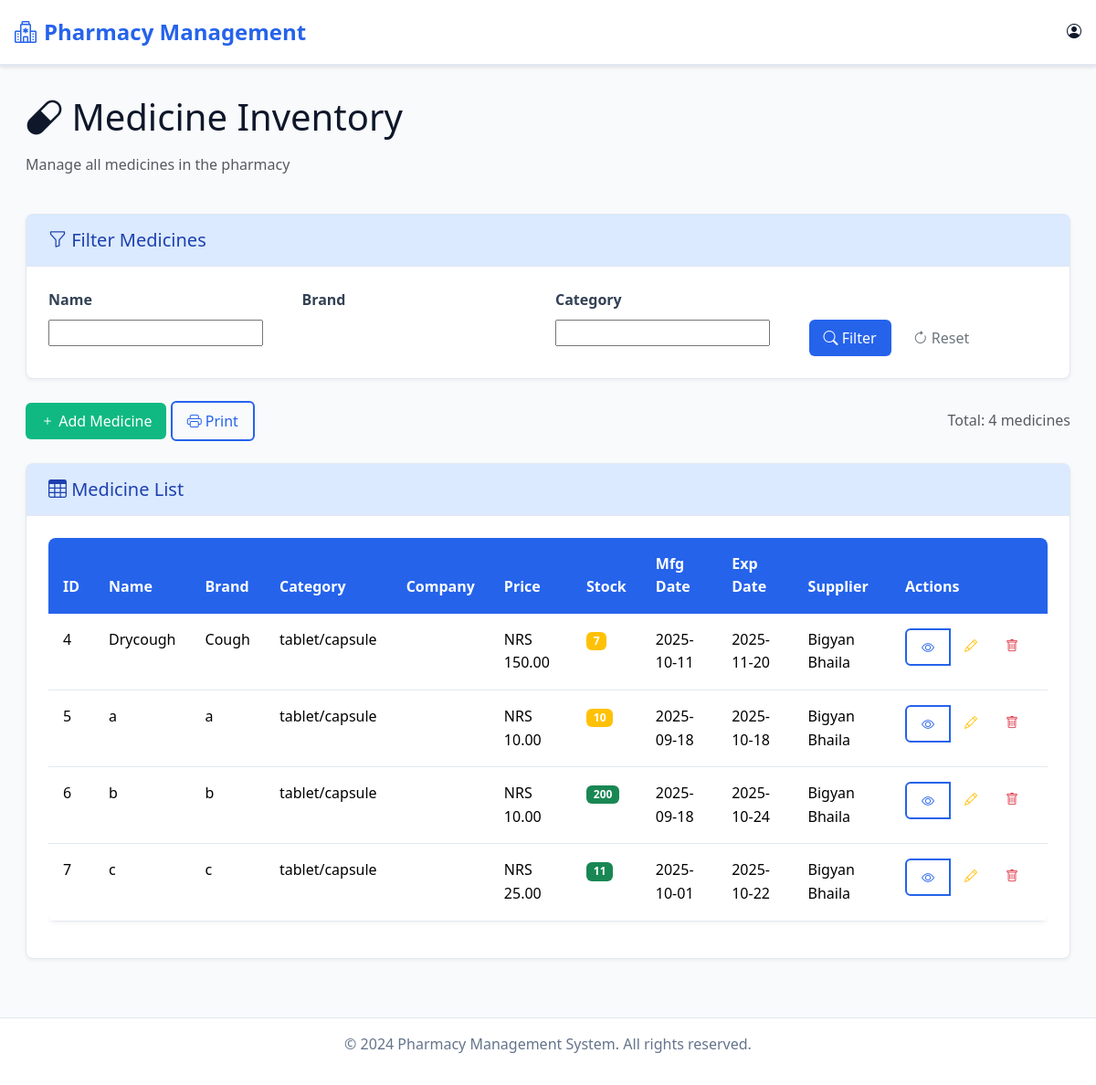
/medicine/list_medicine/, run on an earlier commit of the app's database.
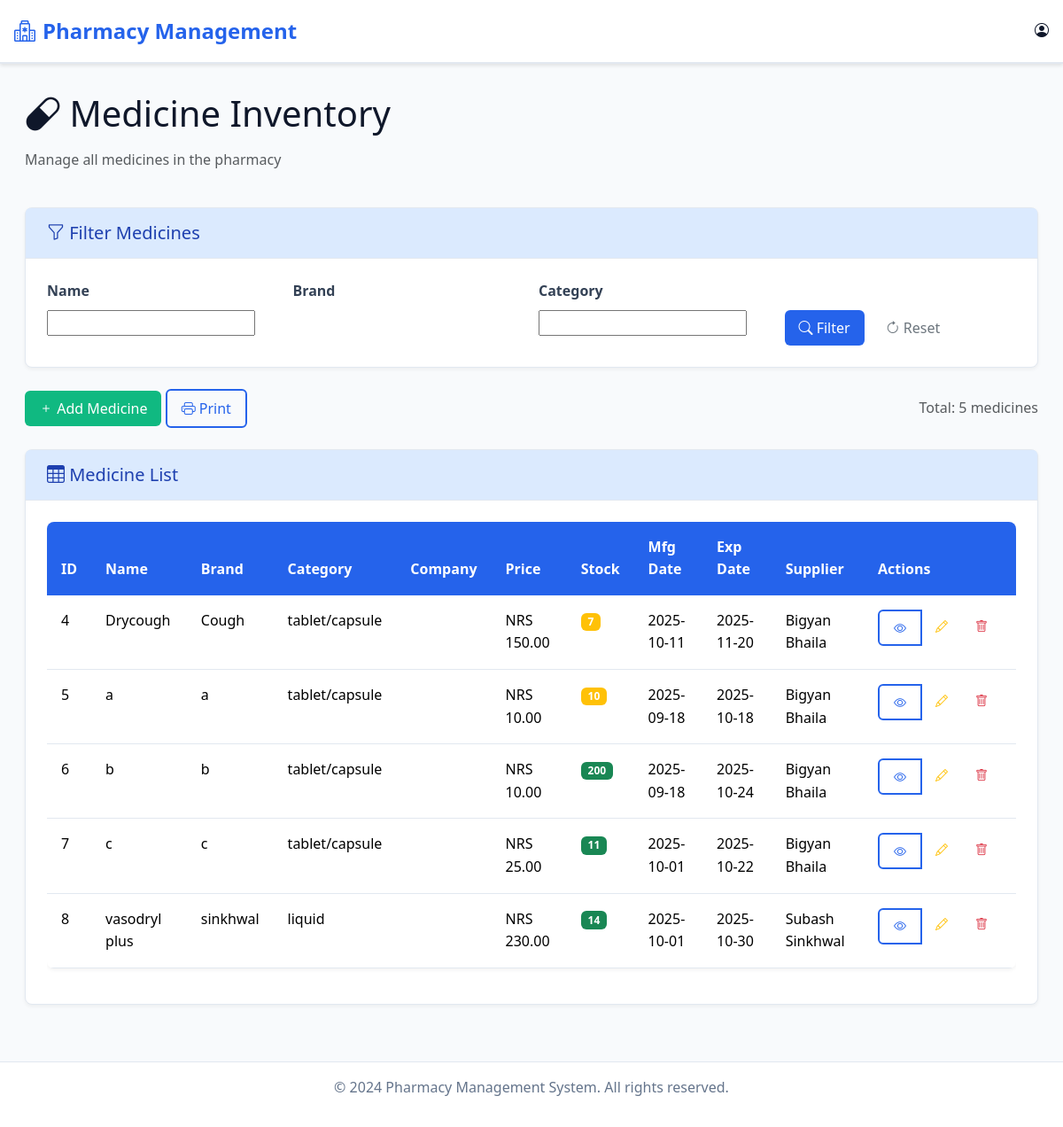
And on a later commit of the database.
### medicine/models.py (models this page shows, shortened)
class Medicine(models.Model):
    medicine_id = models.AutoField(primary_key=True)   # custom PK
    name = models.CharField(max_length=100)
    brand_name = models.CharField(max_length=100)
    CATEGORY_CHOICES = [
        ("tablet/capsule", "Tablet/Capsule"),
        ("liquid", "Liquid"),
        ("patch", "Patch"),
        ("cream", "Topical Cream"),
    ]
    category = models.CharField(max_length=20, choices=CATEGORY_CHOICES, default="tablet/capsule")
    mfg_date = models.DateField()
    exp_date = models.DateField()
    price = models.DecimalField(max_digits=10, decimal_places=2)
    stock_qty = models.PositiveIntegerField(default=0)
    supplier = models.ForeignKey(Supplier, on_delete=models.CASCADE, related_name="medicines")

### supplier/models.py (models this page shows, shortened)
class Supplier(models.Model):
    id = models.AutoField(primary_key=True)   # auto increment id
    name = models.CharField(max_length=100)
    contact = models.CharField(max_length=20)
    address = models.TextField()

### medicine/views.py (the view)
# urls.py: path('list_medicine/', views.list_medicine, name='list_medicine'),
def list_medicine(request):
    medicines = Medicine.objects.all()
    medicine_filter = MedicineFilter(request.GET, queryset=medicines)
    return render(request, 'admin/medicine/list_medicine.html', {
        "filter": medicine_filter,
        "today": date.today(),
    })

### templates/admin/medicine/list_medicine.html (shortened to what the changed rows need)
{% extends "admin/base.html" %}
{% block content %}
<div class="container-fluid">
    <div class="row mb-4">
        <div class="col-12">
            <h1 class="mb-3">
                <i class="bi bi-capsule"></i> Medicine Inventory
            </h1>
        </div>
    </div>
    <div class="row mb-4">
        <div class="col-12">
            <div class="d-flex justify-content-between align-items-center">
                <div>
                    <span class="text-muted">Total: {{ filter.qs.count }} medicines</span>
                </div>
            </div>
        </div>
    </div>
    <div class="row">
        <div class="col-12">
            <div class="card">
                <div class="card-body">
                    <div class="table-responsive">
                        <table class="table" id="medicineTable">
                            <thead>
                                <tr>
                                    <th>ID</th>
                                    <th>Name</th>
                                    <th>Brand</th>
                                    <th>Category</th>
                                    <th>Company</th>
                                    <th>Price</th>
                                    <th>Stock</th>
                                    <th>Mfg Date</th>
                                    <th>Exp Date</th>
                                    <th>Supplier</th>
                                    <th>Actions</th>
                                </tr>
                            </thead>
                            <tbody>
                                {% for medicine in filter.qs %}
                                <tr>
                                    <td>{{ medicine.medicine_id }}</td>
                                    <td>{{ medicine.name }}</td>
                                    <td>{{ medicine.brand_name }}</td>
                                    <td>{{ medicine.category }}</td>
                                    <td>{{ medicine.company }}</td>
                                    <td>NRS {{ medicine.price|floatformat:2 }}</td>
                                    <td>
                                        <span class="badge {% if medicine.stock_qty <= 0 %}bg-danger{% elif medicine.stock_qty <= 10 %}bg-warning{% else %}bg-success{% endif %}">
                                            {{ medicine.stock_qty }}
                                        </span>
                                    </td>
                                    <td>{{ medicine.mfg_date|date:"Y-m-d" }}</td>
                                    <td>
                                        <span class="{% if medicine.exp_date < today %}text-danger{% endif %}">
                                            {{ medicine.exp_date|date:"Y-m-d" }}
                                        </span>
                                    </td>
                                    <td>{{ medicine.supplier.name|default:"N/A" }}</td>
                                    <td>
                                        <div class="btn-group" role="group">
                                            <a href="{% url 'medicine_detail' medicine.medicine_id %}" class="btn btn-sm btn-outline-primary">
                                                <i class="bi bi-eye"></i>
                                            </a>
                                            <a href="{% url 'edit_page_medicine' medicine.medicine_id %}" class="btn btn-sm btn-outline-warning">
                                                <i class="bi bi-pencil"></i>
                                            </a>
                                            <a href="{% url 'delete_medicine' medicine.medicine_id %}" class="btn btn-sm btn-outline-danger">
                                                <i class="bi bi-trash"></i>
                                            </a>
                                        </div>
                                    </td>
                                </tr>
                                {% empty %}
                                <tr>
                                    <td colspan="11" class="text-center text-muted">No medicines found</td>
                                </tr>
                                {% endfor %}
                            </tbody>
                        </table>
                    </div>
                </div>
            </div>
        </div>
    </div>
</div>
<link rel="stylesheet" href="https://cdn.datatables.net/1.13.7/css/dataTables.bootstrap5.min.css">
<link rel="stylesheet" href="https://cdn.datatables.net/buttons/2.4.2/css/buttons.bootstrap5.min.css">
{% endblock %}

What changed in the data, as far as the page shows it:
added Medicine: medicine_id "8", name "vasodryl plus", brand_name "sinkhwal", category "liquid", price "230.00", stock_qty "14", mfg_date "2025-10-01", exp_date "2025-10-30", supplier.name "Subash Sinkhwal"
Also different on the page:
{{ filter.qs.count }}: "4" → "5"
